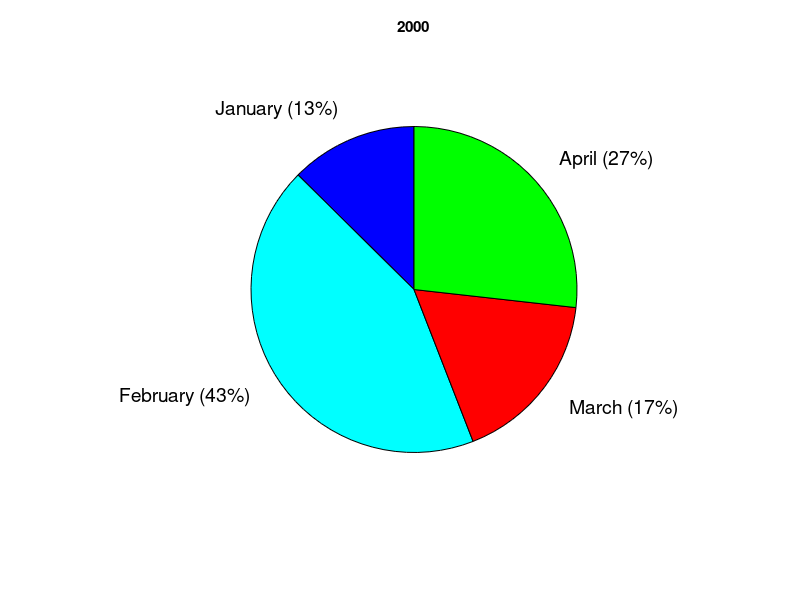

The MATLAB source for this figure: (Note: this script raises an error after producing the figure.)
close all; clear;
load('barpie_data.mat')
load('percdt.mat')

labeldata=[]
for j= 1:16
    for k =1:4
        a{k}=([labels{k} ' (' num2str(pt(j,k)) '%)']);
        
    end
    labeldata=[labeldata;a];
end

n = [];
D = [];

for i = 1:16
    figure()
    ax = gca;
    D = [D;dt(i,:)];
    p = pie(dt(i,:),labeldata(i,:));
    set(p(2:2:8),'FontSize',14)
    color = [0 0 1; 0,1,1; 1 0 0; 0 1 0];
    colormap(color)
%     colormap([
%         0 0 1;  %// blue
%         0,1,1;  %// cyan
%         1 0 0;  %// red
%         0 1 0;  %// green
%         ])
    yi = year+i;
%     name = ['pie' num2str(yi-1)];
    name = [num2str(yi-1)];
    n = [n;name];
    title(name)
    ax.FontWeight = 'bold';
    ax.FontSize = 12;
    fname = [name '.png'];
    saveas(gcf,fname)
end
hText = findobj(p,'Type','text');
